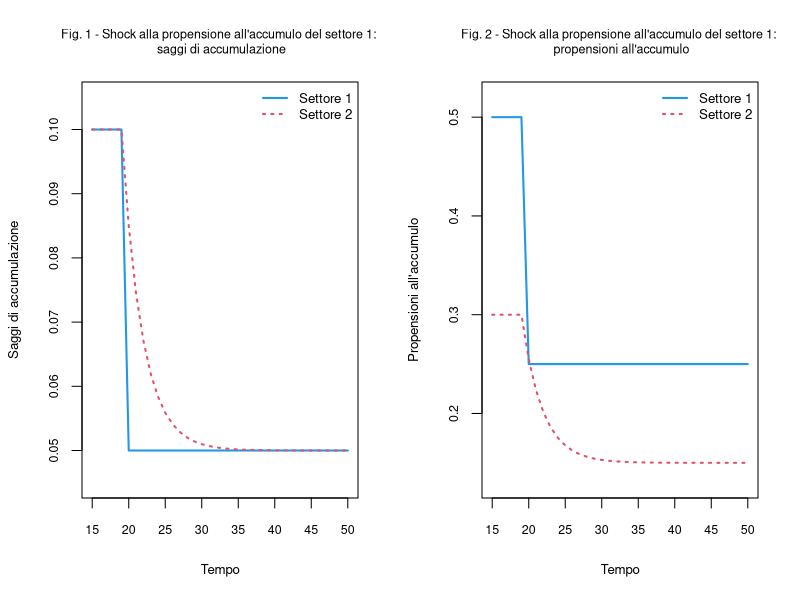

Reproduce this figure in R.
# Schemi di riproduzione di Marx - versione didattica semplificata
# Corso "Analisi economica" - Parte I (sezione 1.4.5)
# Basato su: M. Veronese Passarella, "Marx's Reproduction Schemes"
# (versione originale 30/03/2016)
#
# Rispetto alla versione completa si tralascia il blocco ricchezza/portafoglio
# (consumo dei capitalisti da ricchezza, propensioni sigma, stock h). Restano il
# cuore a due settori, i saggi di accumulazione e l'aggiustamento graduale della
# propensione all'accumulo del settore 2. Le equazioni sono ricorsive (nessuna
# simultaneità entro il periodo): il ciclo iterativo di soluzione alla
# Gauss-Seidel, tipico dei modelli SFC, verrà reintrodotto nella Parte III.
#
# Notazione: v = capitale variabile (V), k = capitale costante (C),
# s = plusvalore (S). Indici: 1 = settore dei beni capitali,
# 2 = settore dei beni di consumo.

#~~~~~~~~~~~~~~~~
# Passo 1: Prepara l'ambiente ####
rm(list = ls(all = TRUE))
if (!is.null(dev.list())) dev.off()
cat("\014")

nPeriods   <- 100     # Numero di periodi
nScenarios <- 2       # 1 = scenario base; 2 = shock alla propensione all'accumulo del settore 1

#~~~~~~~~~~~~~~~~
# Passo 2: Crea variabili e parametri ####
mat <- function(z) matrix(data = z, nrow = nScenarios, ncol = nPeriods)

# Parametri (costanti nel tempo)
e_1 <- mat(1)        # Saggio di sfruttamento, settore 1
e_2 <- mat(1)        # Saggio di sfruttamento, settore 2
q_1 <- mat(4)        # Composizione organica, settore 1 (alta)
q_2 <- mat(2)        # Composizione organica, settore 2 (bassa)
theta0_1 <- mat(0.5) # Propensione all'accumulo (retention rate) del settore 1 - esogena
adj <- 0.3           # Velocita' di aggiustamento della propensione del settore 2

# Nota: 0 < adj <= 1, e adj = 1 riproduce l'aggiustamento istantaneo.

# Variabili di stato: capitale variabile iniziale SUL sentiero bilanciato
v_1 <- mat(1100)     # Capitale variabile anticipato, settore 1
v_2 <- mat(800)      # Capitale variabile anticipato, settore 2

# Nota: la proporzione v_1/v_2 = 1.375 soddisfa la condizione di riproduzione.

# Variabili derivate (inizializzate al valore di regime)
k_1 <- v_1 * q_1     # Capitale costante, settore 1
k_2 <- v_2 * q_2     # Capitale costante, settore 2
s_1 <- v_1 * e_1     # Plusvalore, settore 1
s_2 <- v_2 * e_2     # Plusvalore, settore 2
y_1 <- k_1 + v_1 + s_1 # Valore del prodotto, settore 1
y_2 <- k_2 + v_2 + s_2 # Valore del prodotto, settore 2
theta_1 <- mat(0.5)  # Propensione all'accumulo del settore 1
theta_2 <- mat(0.3)  # Propensione all'accumulo del settore 2 (endogena, aggiustamento graduale)
g_1 <- mat(0.1)      # Saggio di accumulazione, settore 1
g_2 <- mat(0.1)      # Saggio di accumulazione, settore 2
r   <- mat(0)        # Saggio generale del profitto
omega <- mat(0)      # Quota salari (sul reddito netto)
pri   <- mat(0)      # Quota profitti  

#~~~~~~~~~~~~~~~~
# Passo 3: Lancia il modello ####
for (j in 1:nScenarios) {
  
  for (i in 2:nPeriods) {
    
    # Scenario 2: Shock permanente alla propensione all'accumulo del settore 1 dal periodo 20
    if (i >= 20 && j == 2) {
      theta0_1[2, i] <- 0.25
    }
    
    #(1) Propensione all'accumulo del settore 1 (esogena)
    theta_1[j, i] <- theta0_1[j, i]
    
    #(2) Capitale variabile del settore 1 (accumula la quota trattenuta del plusvalore)
    v_1[j, i] <- v_1[j, i - 1] + theta_1[j, i - 1] * s_1[j, i - 1] / (1 + q_1[j, i - 1])
    
    #(3) Capitale variabile del settore 2
    v_2[j, i] <- v_2[j, i - 1] + theta_2[j, i - 1] * s_2[j, i - 1] / (1 + q_2[j, i - 1])
    
    #(4)-(5) Capitale costante (capitale circolante; ammortamento = 100%)
    k_1[j, i] <- v_1[j, i] * q_1[j, i]
    k_2[j, i] <- v_2[j, i] * q_2[j, i]
    
    #(6)-(7) Plusvalore
    s_1[j, i] <- v_1[j, i] * e_1[j, i]
    s_2[j, i] <- v_2[j, i] * e_2[j, i]
    
    #(8)-(9) Valore del prodotto per settore
    y_1[j, i] <- k_1[j, i] + v_1[j, i] + s_1[j, i]
    y_2[j, i] <- k_2[j, i] + v_2[j, i] + s_2[j, i]
    
    #(10) Saggio di accumulazione del settore 1:  g_1 = e_1 * theta_1 / (1 + q_1)
    g_1[j, i] <- e_1[j, i] * theta_1[j, i] / (1 + q_1[j, i])
    
    #(11) Propensione all'accumulo "di regime" del settore 2, coerente con la
    #     crescita del settore 1 (valore-obiettivo verso cui il settore 2 si adegua)
    theta_2_star <- g_1[j, i] * (1 + q_2[j, i]) / e_2[j, i]
    
    #(12) Aggiustamento GRADUALE della propensione all'accumulo del settore 2
    theta_2[j, i] <- theta_2[j, i - 1] + adj * (theta_2_star - theta_2[j, i - 1])
    
    #(13) Saggio di accumulazione del settore 2 (dalla propensione effettiva)
    g_2[j, i] <- e_2[j, i] * theta_2[j, i] / (1 + q_2[j, i])
    
    #(14) Saggio generale del profitto (plusvalore totale / capitale anticipato totale)
    r[j, i] <- (s_1[j, i] + s_2[j, i]) /
      (k_1[j, i] + k_2[j, i] + v_1[j, i] + v_2[j, i])
    
    #(15)-(16) Quote distributive (sul reddito netto = valore aggiunto)
    omega[j, i] <- (v_1[j, i] + v_2[j, i]) /
      (y_1[j, i] + y_2[j, i] - k_1[j, i] - k_2[j, i])
    pri[j, i] <- 1 - omega[j, i]
  }
}

#~~~~~~~~~~~~~~~~
# Passo 4: Produci i grafici ####
tt <- 15:50   # Finestra temporale (lo shock avviene al periodo 20)

layout(matrix(c(1, 2), 1, 2, byrow = TRUE))

# Fig. 1 - Saggi di accumulazione (scenario 2)
plot(tt, g_1[2, tt], type = "l", lty = 1, lwd = 2, col = 4, font.main = 1,
     cex.main = 0.75, ylim = range(0.045, 0.105),
     main = "Fig. 1 - Shock alla propensione all'accumulo del settore 1: \n saggi di accumulazione",
     ylab = "Saggi di accumulazione", xlab = "Tempo", cex.axis = 0.75, cex.lab = 0.8)
#grid()
lines(tt, g_2[2, tt], type = "l", lty = 3, lwd = 2, col = 2)
legend("topright", c("Settore 1", "Settore 2"), bty = "n", cex = 0.8,
       lty = c(1, 3), lwd = c(2, 2), col = c(4, 2))

# Fig. 2 - Propensioni all'accumulo (scenario 2)
plot(tt, theta_1[2, tt], type = "l", lty = 1, lwd = 2, col = 4, font.main = 1,
     cex.main = 0.75, ylim = range(0.13, 0.52),
     main = "Fig. 2 - Shock alla propensione all'accumulo del settore 1: \n propensioni all'accumulo",
     ylab = "Propensioni all'accumulo", xlab = "Tempo", cex.axis = 0.75, cex.lab = 0.8)
#grid()
lines(tt, theta_2[2, tt], type = "l", lty = 3, lwd = 2, col = 2)
legend("topright", c("Settore 1", "Settore 2"), bty = "n", cex = 0.8,
       lty = c(1, 3), lwd = c(2, 2), col = c(4, 2))
